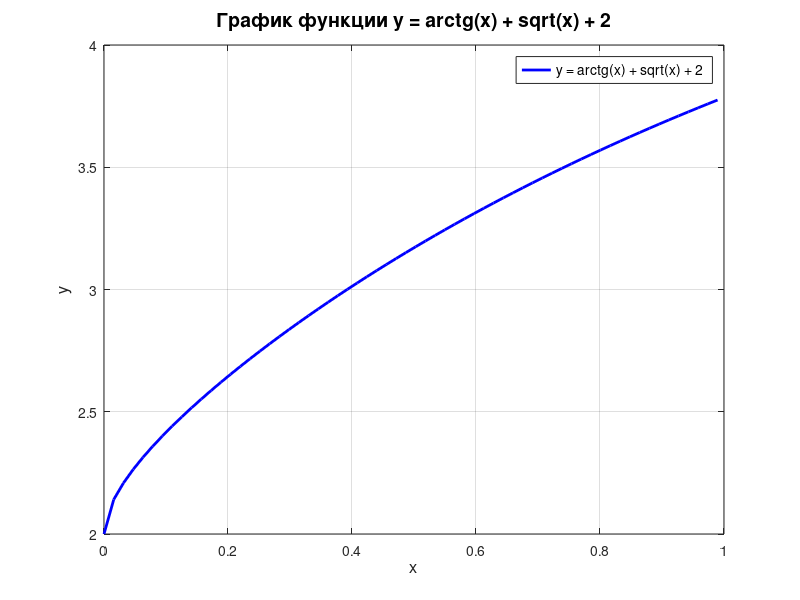

The MATLAB source for this figure:
% Определение диапазона и шага
x = 0:pi/200:1;

% Вычисление функции
y = atan(x) + sqrt(x) + 2;

% Построение графика функции
figure;
plot(x, y, 'b-', 'LineWidth', 2);
xlabel('x', 'FontSize', 12);
ylabel('y', 'FontSize', 12);
title('График функции y = arctg(x) + sqrt(x) + 2', 'FontSize', 14);
legend('y = arctg(x) + sqrt(x) + 2', 'FontSize', 10);
grid on;

% Нахождение экстремума функции
% Используем цикл для поиска минимума
min_value = inf; % Начальное значение для минимума
min_position = NaN; % Позиция минимума

for i = 1:length(x)
    if y(i) < min_value
        min_value = y(i);
        min_position = x(i);
    end
end

% Вывод результата
fprintf('Минимум функции достигается в точке x = %.4f и имеет значение y = %.4f\n', min_position, min_value);
